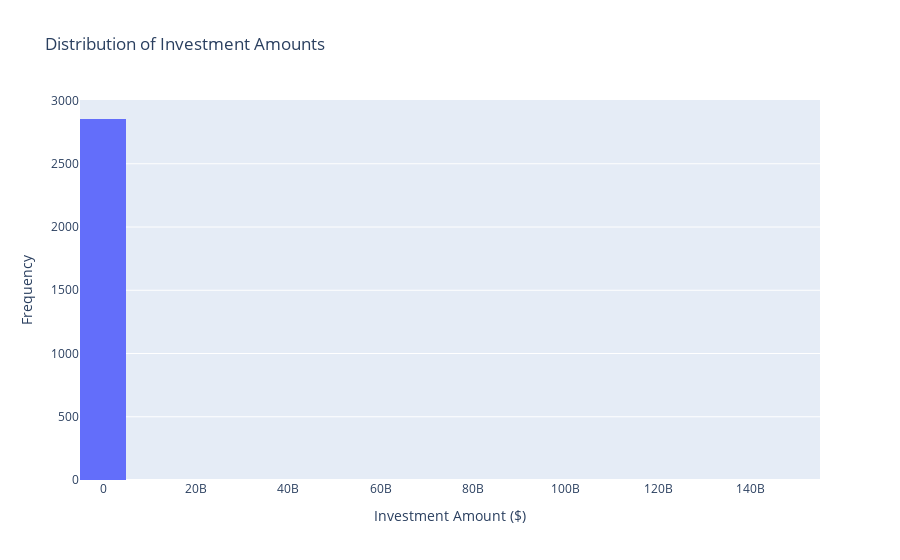

Notebook code for this chart:
### Code cell
# Histogram of Investment Amounts
fig = px.histogram(final_dataset, x='amount($)', nbins=20, title='Distribution of Investment Amounts')
fig.update_layout(xaxis_title='Investment Amount ($)', yaxis_title='Frequency')
fig.show()

### Figure 1 — Plotly figure (JSON) as saved in the notebook; plotly's stock layout.template omitted (floating-point values rounded to 4 significant figures; data arrays with more than 128 entries replaced by an {"elided": "..."} marker saying what was removed)
{"data": [{"alignmentgroup": "True", "bingroup": "x", "hovertemplate": "amount($)=%{x}<br>count=%{y}<extra></extra>", "legendgroup": "", "marker": {"color": "#636efa", "pattern": {"shape": ""}}, "name": "", "nbinsx": 20, "offsetgroup": "", "orientation": "v", "showlegend": false, "type": "histogram", "x": {"elided": "2856 float values"}, "xaxis": "x", "yaxis": "y"}], "layout": {"barmode": "relative", "legend": {"tracegroupgap": 0}, "title": {"text": "Distribution of Investment Amounts"}, "xaxis": {"anchor": "y", "domain": [0, 1], "title": {"text": "Investment Amount ($)"}}, "yaxis": {"anchor": "x", "domain": [0, 1], "title": {"text": "Frequency"}}}}
